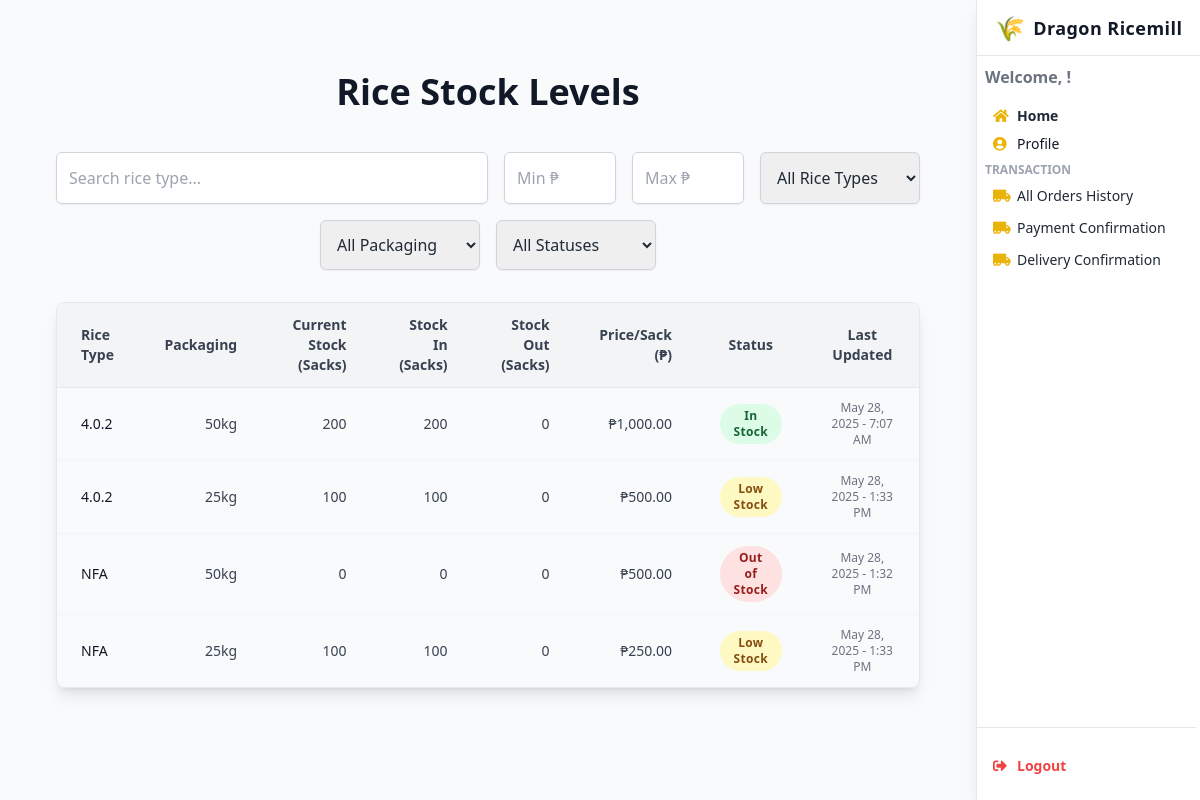
The page /viewstocklevel/ on the database as committed earlier.
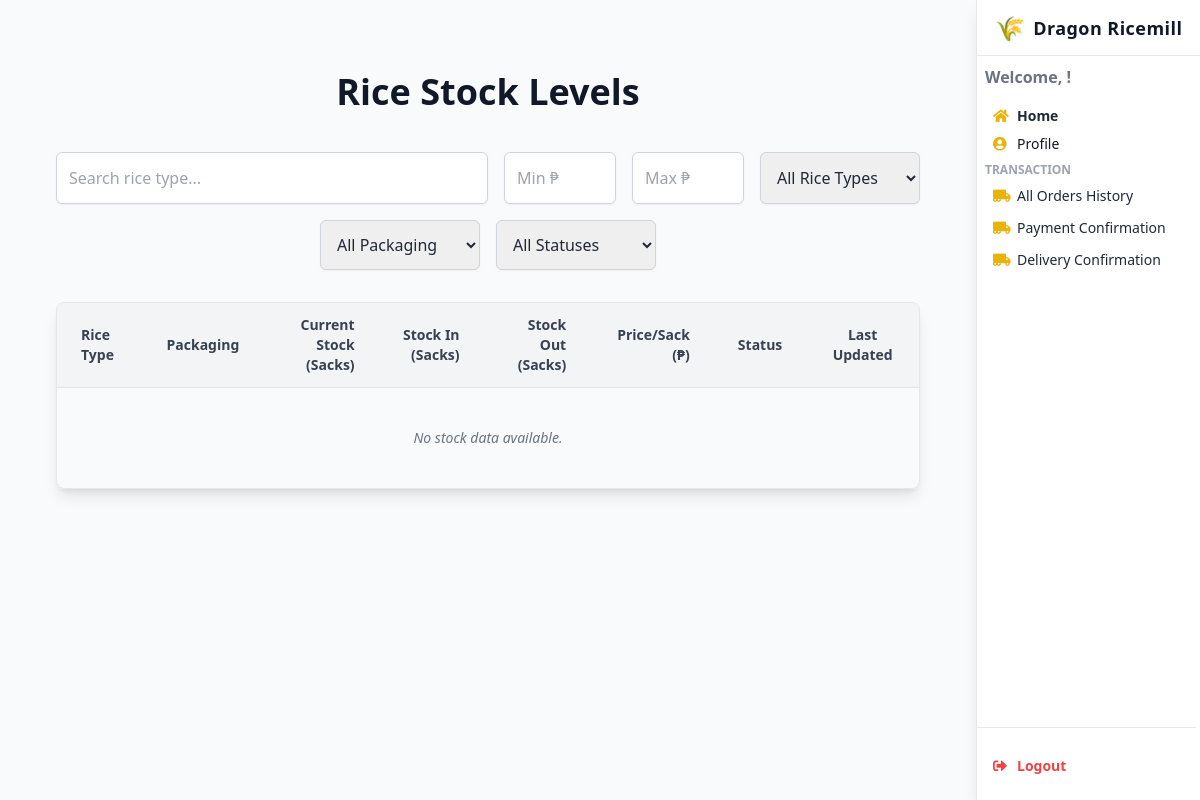
The same page on the database as committed later.
### webapp/models.py (models this page shows, shortened)
class Stock(models.Model):
    stockID = models.AutoField(primary_key=True)
    rice_type = models.ForeignKey(Rice, on_delete=models.CASCADE, db_column='riceID', related_name='stocks')
    packaging = models.CharField(max_length=50, default='50kg')  # e.g., 25kg, 50kg
    price_per_sack = models.DecimalField(max_digits=10, decimal_places=2)
    stock_in = models.PositiveIntegerField(default=0)
    stock_out = models.PositiveIntegerField(default=0)
    current_stock = models.PositiveIntegerField(default=0)
    minimum_stock = models.PositiveIntegerField(default=10)
    last_updated = models.DateTimeField(auto_now=True)
    created_at = models.DateTimeField(auto_now_add=True)
    class Meta:
        db_table = 'Stock'
        unique_together = ('rice_type', 'packaging')

class Rice(models.Model):
    riceID = models.AutoField(primary_key=True)
    rice_type = models.CharField(max_length=100, unique=True)
    description = models.TextField(blank=True, null=True)
    is_active = models.BooleanField(default=True)
    class Meta:
        db_table = 'Rice'
    def __str__(self):
        return f"{self.rice_type}"

### webapp/views.py (the view)
# urls.py: path("viewstocklevel/", views.viewstocklevel, name="viewstocklevel"),
def viewstocklevel(request):
    stock_data = Stock.objects.select_related('rice_type').all()
    rice_types = Stock.objects.values_list('rice_type__rice_type', flat=True).distinct()
    packaging_types = Stock.objects.values_list('packaging', flat=True).distinct()
    return render(request, 'viewstocklevel.html', {
        'stock_data': stock_data,
        'rice_types': rice_types,
        'packaging_types': packaging_types,
    })

### webapp/templates/viewstocklevel.html (shortened to what the changed rows need)
{% load humanize %}
<!DOCTYPE html>
<html lang="en">
<head>
  <script src="https://cdn.tailwindcss.com"></script>
  <link href="https://cdnjs.cloudflare.com/ajax/libs/font-awesome/5.15.3/css/all.min.css" rel="stylesheet" />
</head>
<body class="bg-gray-100 text-gray-800 min-h-screen font-sans leading-relaxed overflow-x-hidden">
<div class="mr-56 min-h-screen bg-gray-50">
  <main class="max-w-screen-xl mx-auto px-4 py-6 sm:px-6 lg:px-8">
<main class="container mx-auto px-6 py-12">
  <h2 class="text-4xl font-extrabold text-gray-900 mb-10 text-center">Rice Stock Levels</h2>
  <div class="overflow-x-auto rounded-lg border border-gray-200 shadow-lg">
    <table class="min-w-full divide-y divide-gray-200 text-sm">
      <thead class="bg-gray-100">
        <tr>
          <th class="px-6 py-3 text-left font-semibold text-gray-700">Rice Type</th>
          <th class="px-6 py-3 text-right font-semibold text-gray-700">Packaging</th>
          <th class="px-6 py-3 text-right font-semibold text-gray-700">Current Stock (Sacks)</th>
          <th class="px-6 py-3 text-right font-semibold text-gray-700">Stock In (Sacks)</th>
          <th class="px-6 py-3 text-right font-semibold text-gray-700">Stock Out (Sacks)</th>
          <th class="px-6 py-3 text-right font-semibold text-gray-700">Price/Sack (₱)</th>
          <th class="px-6 py-3 text-center font-semibold text-gray-700">Status</th>
          <th class="px-6 py-3 text-center font-semibold text-gray-700">Last Updated</th>
        </tr>
      </thead>
      <tbody class="divide-y divide-gray-100">
        {% for rice in stock_data %}
          <tr class="hover:bg-blue-50 transition">
            <td class="px-6 py-3 rice-type font-medium text-gray-900">{{ rice.rice_type }}</td>
            <td class="px-6 py-3 text-right text-gray-700">{{ rice.packaging }}</td>
            <td class="px-6 py-3 text-right text-gray-700">{{ rice.current_stock }}</td>
            <td class="px-6 py-3 text-right text-gray-700">{{ rice.stock_in }}</td>
            <td class="px-6 py-3 text-right text-gray-700">{{ rice.stock_out }}</td>
            <td class="px-6 py-3 text-right price text-gray-700">₱{{ rice.price_per_sack|floatformat:2|intcomma }}</td>
            <td class="px-6 py-3 text-center status">
              {% if rice.current_stock == 0 %}
                <span class="inline-block bg-red-100 text-red-800 text-xs font-semibold px-3 py-1 rounded-full tracking-wide">Out of Stock</span>
              {% elif rice.current_stock <= 100 %}
                <span class="inline-block bg-yellow-100 text-yellow-800 text-xs font-semibold px-3 py-1 rounded-full tracking-wide">Low Stock</span>
              {% else %}
                <span class="inline-block bg-green-100 text-green-800 text-xs font-semibold px-3 py-1 rounded-full tracking-wide">In Stock</span>
              {% endif %}
            </td>
            <td class="px-6 py-3 text-center text-gray-500 text-xs">{{ rice.last_updated|date:"M d, Y - g:i A" }}</td>
          </tr>
        {% empty %}
          <tr>
            <td colspan="8" class="text-center py-10 text-gray-500 italic">No stock data available.</td>
          </tr>
        {% endfor %}
      </tbody>
    </table>
  </div>
</main>
</body>
</html>

Rows that differ between the two databases and show on the page:
removed Stock: rice_type "4.0.2", packaging "50kg", current_stock "200", stock_in "200", stock_out "0", price_per_sack "1,000.00", shows "In Stock", last_updated "May 28, 2025 - 7:07 AM"
removed Stock: rice_type "4.0.2", packaging "25kg", current_stock "100", stock_in "100", stock_out "0", price_per_sack "500.00", shows "Low Stock", last_updated "May 28, 2025 - 1:33 PM"
removed Stock: rice_type "NFA", packaging "50kg", current_stock "0", stock_in "0", stock_out "0", price_per_sack "500.00", shows "Out of Stock", last_updated "May 28, 2025 - 1:32 PM"
removed Stock: rice_type "NFA", packaging "25kg", current_stock "100", stock_in "100", stock_out "0", price_per_sack "250.00", shows "Low Stock", last_updated "May 28, 2025 - 1:33 PM"
Other text that changed with them:
text now shown: "No stock data available."
